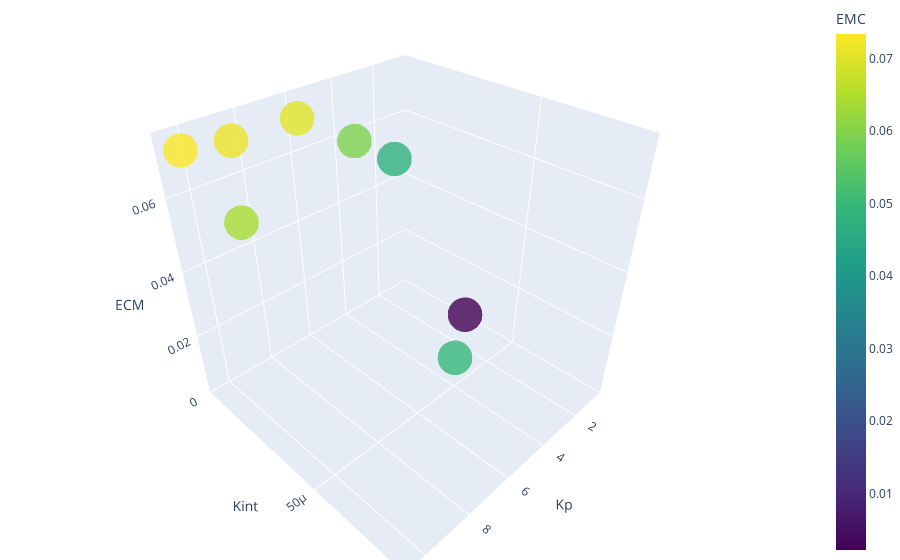

Notebook source saved alongside this figure:
### Markdown cell above
## Quinto Intervalo 5000 - 18000 Hz

### Code cell
Kp_values5=[8.77631,3.66751,10.5229,6.03769,8.83848,10.5498,1.26745,624.05e-3]
Kint_values5=[79.6297e-6,6.82349e-6,30.3764e-6,5.94144e-6,8.80189e-6,9.36062e-6,3.88112e-6,31.7113e-6]
list_interval5=list_errors[32:40]

print('Error promedio del quinto intervalo:',sum(list_interval5)/len(list_interval5))
print('Menor error: ', min(list_interval5))
print('Maximo error: ', max(list_interval5))
Plot_points(Kp_values5,Kint_values5,list_interval5)

### Figure 1 — Plotly figure (JSON) as saved in the notebook; plotly's stock layout.template omitted (floating-point values rounded to 4 significant figures)
{"data": [{"marker": {"color": [0.04978, 0.05947, 0.06422, 0.07035, 0.07163, 0.07342, 0.04773, 0.002202], "colorbar": {"title": {"text": "EMC"}}, "colorscale": [[0, "#440154"], [0.1111, "#482878"], [0.2222, "#3e4989"], [0.3333, "#31688e"], [0.4444, "#26828e"], [0.5556, "#1f9e89"], [0.6667, "#35b779"], [0.7778, "#6ece58"], [0.8889, "#b5de2b"], [1, "#fde725"]], "opacity": 0.8, "showscale": true, "size": 12, "symbol": "circle"}, "mode": "markers", "type": "scatter3d", "x": [8.776, 3.668, 10.52, 6.038, 8.838, 10.55, 1.267, 0.624], "y": [7.963e-05, 6.823e-06, 3.038e-05, 5.941e-06, 8.802e-06, 9.361e-06, 3.881e-06, 3.171e-05], "z": [0.04978, 0.05947, 0.06422, 0.07035, 0.07163, 0.07342, 0.04773, 0.002202]}], "layout": {"margin": {"b": 0, "l": 0, "r": 0, "t": 0}, "scene": {"xaxis": {"title": {"text": "Kp"}}, "yaxis": {"title": {"text": "Kint"}}, "zaxis": {"title": {"text": "ECM"}}}}}
